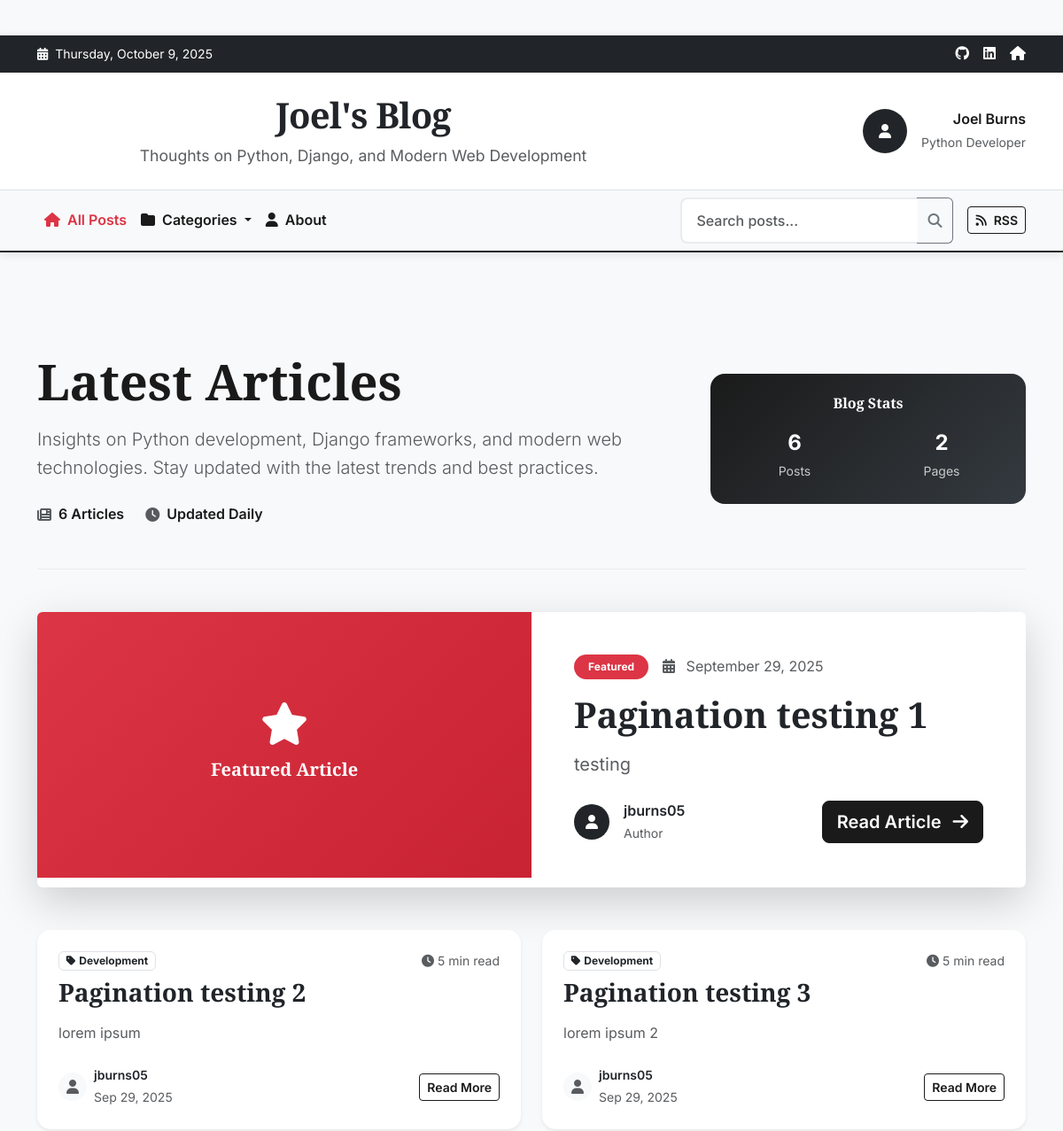
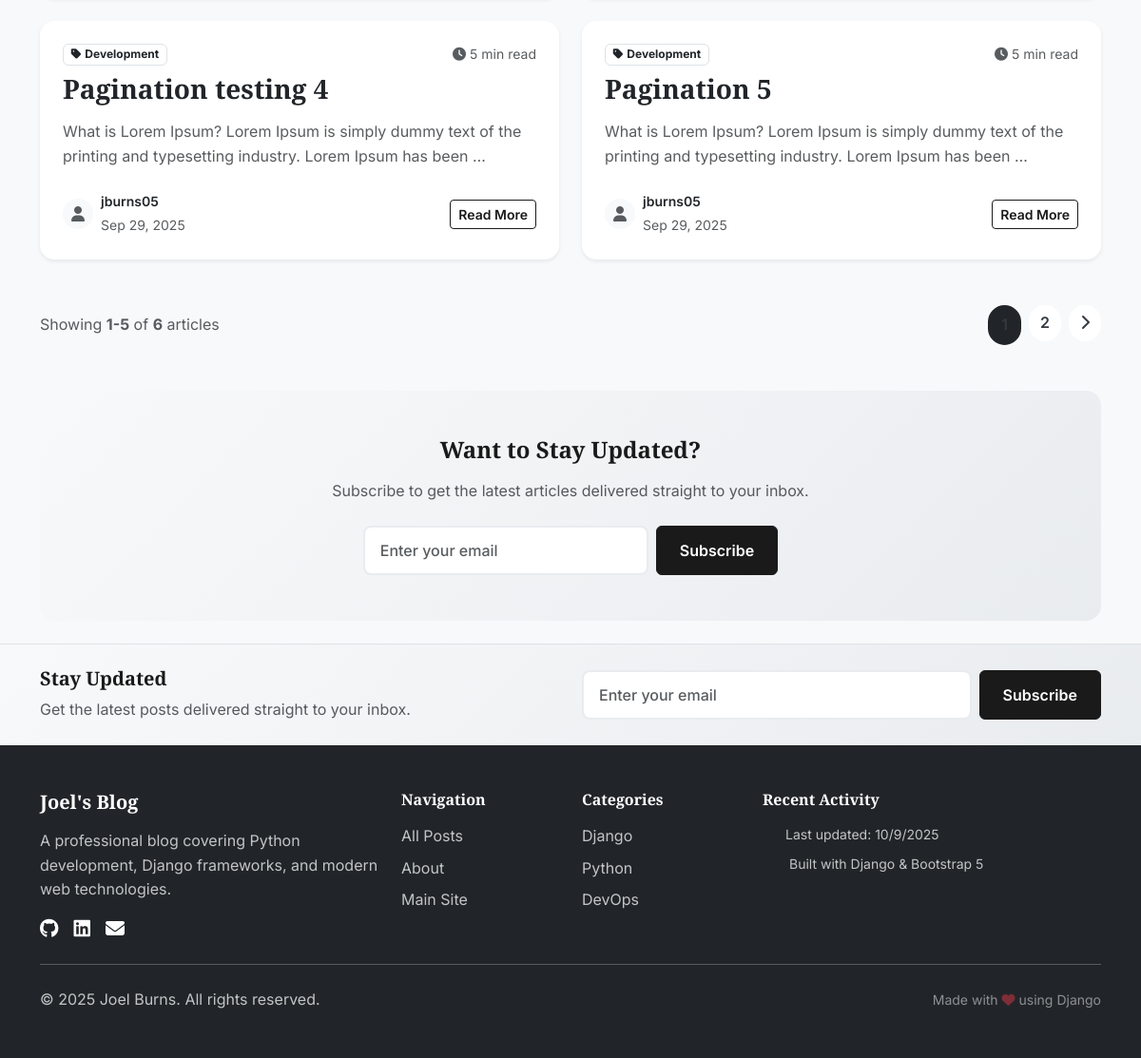
/my_blog/, run on the app's committed database (2 pictures, top to bottom).
### my_blog/models.py (models this page shows, shortened)
class Post(models.Model):
    STATUS_CHOICES = (
        ('draft', 'Draft'),
        ('published', 'Published'),
    )
    title = models.CharField(max_length=500)
    slug = models.SlugField(max_length=200, unique_for_date='publish')
    author = models.ForeignKey(settings.AUTH_USER_MODEL, on_delete=models.CASCADE,)
    content = models.TextField()
    publish = models.DateField(default=timezone.now)
    created = models.DateTimeField(auto_now_add=True)
    updated = models.DateTimeField(auto_now=True)
    status = models.CharField(max_length=10, choices=STATUS_CHOICES, default='draft')
    category = models.ForeignKey('Category', on_delete=models.SET_NULL, null=True, related_name='posts')
    tags = models.ManyToManyField('Tag', related_name='posts', blank=True)
    class Meta:
        ordering = ('-publish',)
    def get_absolute_url(self):
        return reverse("my_blog:post_detail", args=[self.publish.year, self.publish.month, self.publish.day, self.slug])

### accounts/models.py (models this page shows)
class CustomUser(AbstractUser):
    pass

### my_blog/views.py (the view)
# urls.py: path('', PostListView.as_view(), name='post_list'),
class PostListView(ListView):
    queryset = Post
    context_object_name = 'posts'
    paginate_by = 5
    template_name = 'my_blog/post/list.html'
    def get_queryset(self):
        return Post.objects.filter(status='published').order_by('-publish')

### my_blog/templates/my_blog/post/list.html (shortened to what this page needs)
{% extends "blog_base.html" %}
{% block content %}
<div class="container">
    <section class="blog-hero py-5 mb-5">
        <div class="row align-items-center">
            <div class="col-lg-8">
                <h1 class="display-4 fw-bold mb-3">Latest Articles</h1>
                <p class="lead text-muted mb-4">
                    Insights on Python development, Django frameworks, and modern web technologies.
                    Stay updated with the latest trends and best practices.
                </p>
                <div class="d-flex align-items-center gap-4">
                    <div class="d-flex align-items-center">
                        <i class="fas fa-newspaper me-2 text-muted"></i>
                        <span class="fw-semibold">{{ page_obj.paginator.count }} Articles</span>
                    </div>
                    <div class="d-flex align-items-center">
                        <i class="fas fa-clock me-2 text-muted"></i>
                        <span class="fw-semibold">Updated Daily</span>
                    </div>
                </div>
            </div>
            <div class="col-lg-4 text-lg-end">
                <div class="blog-stats bg-dark text-white rounded-4 p-4">
                    <h6 class="fw-bold mb-3 text-center">Blog Stats</h6>
                    <div class="row text-center">
                        <div class="col-6">
                            <div class="fw-bold fs-4">{{ page_obj.paginator.count }}</div>
                            <small class="opacity-75">Posts</small>
                        </div>
                        <div class="col-6">
                            <div class="fw-bold fs-4">{{ page_obj.paginator.num_pages }}</div>
                            <small class="opacity-75">Pages</small>
                        </div>
                    </div>
                </div>
            </div>
        </div>
    </section>
    {% if page_obj.number == 1 and page_obj %}
    <section class="featured-post mb-5">
        {% with featured_post=page_obj.0 %}
        <div class="card border-0 shadow-lg overflow-hidden">
            <div class="row g-0">
                <div class="col-lg-6">
                    <div class="featured-image bg-gradient-dark d-flex align-items-center justify-content-center text-white"
                         style="min-height: 300px;">
                        <div class="text-center">
                            <i class="fas fa-star fa-3x mb-3"></i>
                            <h5>Featured Article</h5>
                        </div>
                    </div>
                </div>
                <div class="col-lg-6">
                    <div class="card-body p-5">
                        <div class="d-flex align-items-center mb-3">
                            <span class="badge bg-danger px-3 py-2 rounded-pill">Featured</span>
                            <span class="ms-3 text-muted">
                                <i class="fas fa-calendar-alt me-2"></i>
                                {{ featured_post.publish|date:"F j, Y" }}
                            </span>
                        </div>
                        <h2 class="card-title display-6 fw-bold mb-3">
                            <a href="{{ featured_post.get_absolute_url }}" class="text-decoration-none text-dark">
                                {{ featured_post.title }}
                            </a>
                        </h2>
                        <p class="card-text text-muted mb-4 fs-5">
                            {{ featured_post.content|truncatewords:25 }}
                        </p>
                        <div class="d-flex justify-content-between align-items-center">
                            <div class="author-info d-flex align-items-center">
                                <div class="author-avatar bg-dark rounded-circle me-3 d-flex align-items-center justify-content-center text-white"
                                     style="width: 40px; height: 40px;">
                                    <i class="fas fa-user"></i>
                                </div>
                                <div>
                                    <div class="fw-semibold">{{ featured_post.author }}</div>
                                    <small class="text-muted">Author</small>
                                </div>
                            </div>
                            <a href="{{ featured_post.get_absolute_url }}" class="btn btn-dark btn-lg">
                                Read Article <i class="fas fa-arrow-right ms-2"></i>
                            </a>
                        </div>
                    </div>
                </div>
            </div>
        </div>
        {% endwith %}
    </section>
    {% endif %}
    <section class="articles-section">
        <div class="row g-4">
            {% for post in page_obj %}
                {% if not forloop.first or page_obj.number != 1 %}
                <div class="col-lg-6">
                    <article class="article-card h-100">
                        <div class="card border-0 shadow-sm h-100 article-hover">
                            <div class="card-body p-4">
                                <div class="article-header mb-3">
                                    <div class="d-flex justify-content-between align-items-start mb-2">
                                        <span class="badge bg-outline-dark text-dark border">
                                            <i class="fas fa-tag me-1"></i>Development
                                        </span>
                                        <small class="text-muted">
                                            <i class="fas fa-clock me-1"></i>5 min read
                                        </small>
                                    </div>
                                    <h3 class="article-title fw-bold mb-2">
                                        <a href="{{ post.get_absolute_url }}" class="text-decoration-none text-dark">
                                            {{ post.title }}
                                        </a>
                                    </h3>
                                </div>
                                <div class="article-content mb-4">
                                    <p class="text-muted mb-0">
                                        {{ post.content|truncatewords:20 }}
                                    </p>
                                </div>
                                <div class="article-footer mt-auto">
                                    <div class="d-flex justify-content-between align-items-center">
                                        <div class="article-meta d-flex align-items-center">
                                            <div class="author-avatar bg-light rounded-circle me-2 d-flex align-items-center justify-content-center"
                                                 style="width: 32px; height: 32px;">
                                                <i class="fas fa-user text-muted"></i>
                                            </div>
                                            <div>
                                                <div class="fw-semibold small">{{ post.author }}</div>
                                                <small class="text-muted">{{ post.publish|date:"M j, Y" }}</small>
                                            </div>
                                        </div>
                                        <a href="{{ post.get_absolute_url }}" class="btn btn-outline-dark btn-sm">
                                            Read More
                                        </a>
                                    </div>
                                </div>
                            </div>
                        </div>
                    </article>
                </div>
                {% endif %}
            {% endfor %}
        </div>
    </section>
    {% if is_paginated %}
    <section class="pagination-section py-5">
        <div class="row align-items-center">
            <div class="col-md-6">
                <div class="pagination-info">
                    <p class="text-muted mb-0">
                        Showing <strong>{{ page_obj.start_index }}-{{ page_obj.end_index }}</strong>
                        of <strong>{{ page_obj.paginator.count }}</strong> articles
                    </p>
                </div>
            </div>
            <div class="col-md-6">
                <nav aria-label="Blog pagination">
                    <ul class="pagination justify-content-md-end justify-content-center mb-0">
                        {% for page_num in page_obj.paginator.page_range %}
                            {% if page_obj.number == page_num %}
                            <li class="page-item active">
                                <span class="page-link bg-dark border-dark rounded-pill mx-1">{{ page_num }}</span>
                            </li>
                            {% elif page_num > page_obj.number|add:'-2' and page_num < page_obj.number|add:'2' %}
                            <li class="page-item">
                                <a class="page-link border-0 rounded-pill mx-1" href="?page={{ page_num }}">{{ page_num }}</a>
                            </li>
                            {% elif page_num == 1 or page_num == page_obj.paginator.num_pages %}
                            <li class="page-item">
                                <a class="page-link border-0 rounded-pill mx-1" href="?page={{ page_num }}">{{ page_num }}</a>
                            </li>
                            {% elif page_num == 2 or page_num == page_obj.paginator.num_pages|add:'-1' %}
                            <li class="page-item disabled">
                                <span class="page-link border-0 mx-1">...</span>
                            </li>
                            {% endif %}
                        {% endfor %}
                        {% if page_obj.has_next %}
                        <li class="page-item">
                            <a class="page-link border-0 rounded-pill ms-1" href="?page={{ page_obj.next_page_number }}" aria-label="Next">
                                <i class="fas fa-chevron-right"></i>
                            </a>
                        </li>
                        {% endif %}
                    </ul>
                </nav>
            </div>
        </div>
    </section>
    {% endif %}
    <section class="cta-section bg-light rounded-4 p-5 text-center">
        <h4 class="fw-bold mb-3">Want to Stay Updated?</h4>
        <p class="text-muted mb-4">
            Subscribe to get the latest articles delivered straight to your inbox.
        </p>
        <form class="d-flex justify-content-center gap-2 flex-wrap">
            <input type="email" class="form-control" style="max-width: 300px;" placeholder="Enter your email">
            <button type="submit" class="btn btn-dark px-4">Subscribe</button>
        </form>
    </section>
</div>
{% endblock content %}

### data on the page
Post: publish "September 29, 2025", title "Pagination testing 1", content "testing", author "jburns05"
Post: title "Pagination testing 2", content "lorem ipsum", author "jburns05", publish "Sep 29, 2025"
Post: title "Pagination testing 3", content "lorem ipsum 2", author "jburns05", publish "Sep 29, 2025"
Post: title "Pagination testing 4", content "What is Lorem Ipsum? Lorem Ipsum is simply dummy text of the printing and typesetting industry. Lorem Ipsum has been …", author "jburns05", publish "Sep 29, 2025"
Post: title "Pagination 5", content "What is Lorem Ipsum? Lorem Ipsum is simply dummy text of the printing and typesetting industry. Lorem Ipsum has been …", author "jburns05", publish "Sep 29, 2025"

### other printed values
{{ page_obj.paginator.count }} "6"
{{ page_obj.paginator.num_pages }} "2"
{{ page_obj.start_index }} "1"
{{ page_obj.end_index }} "5"
{{ page_num }} "1"
{{ page_num }} "2"
{{ year|default:"2025" }} "2025"
